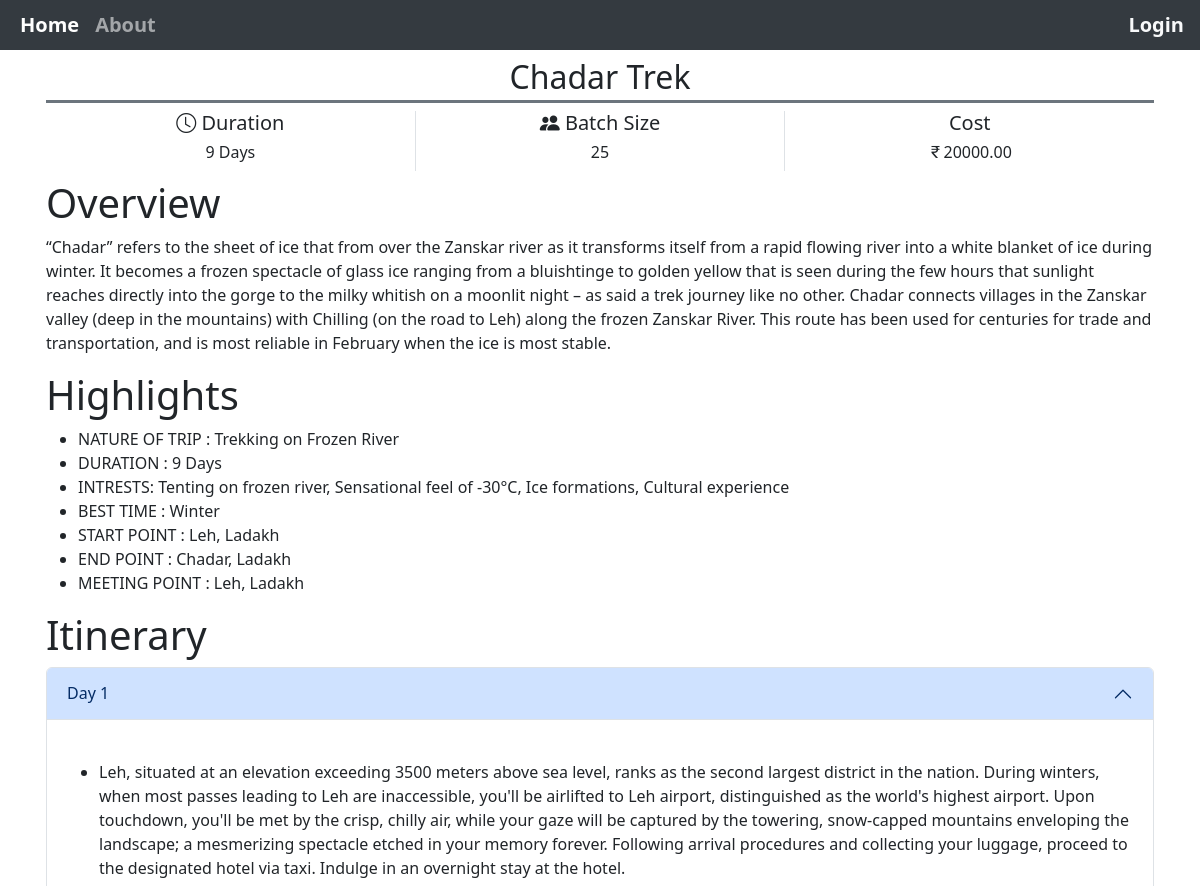
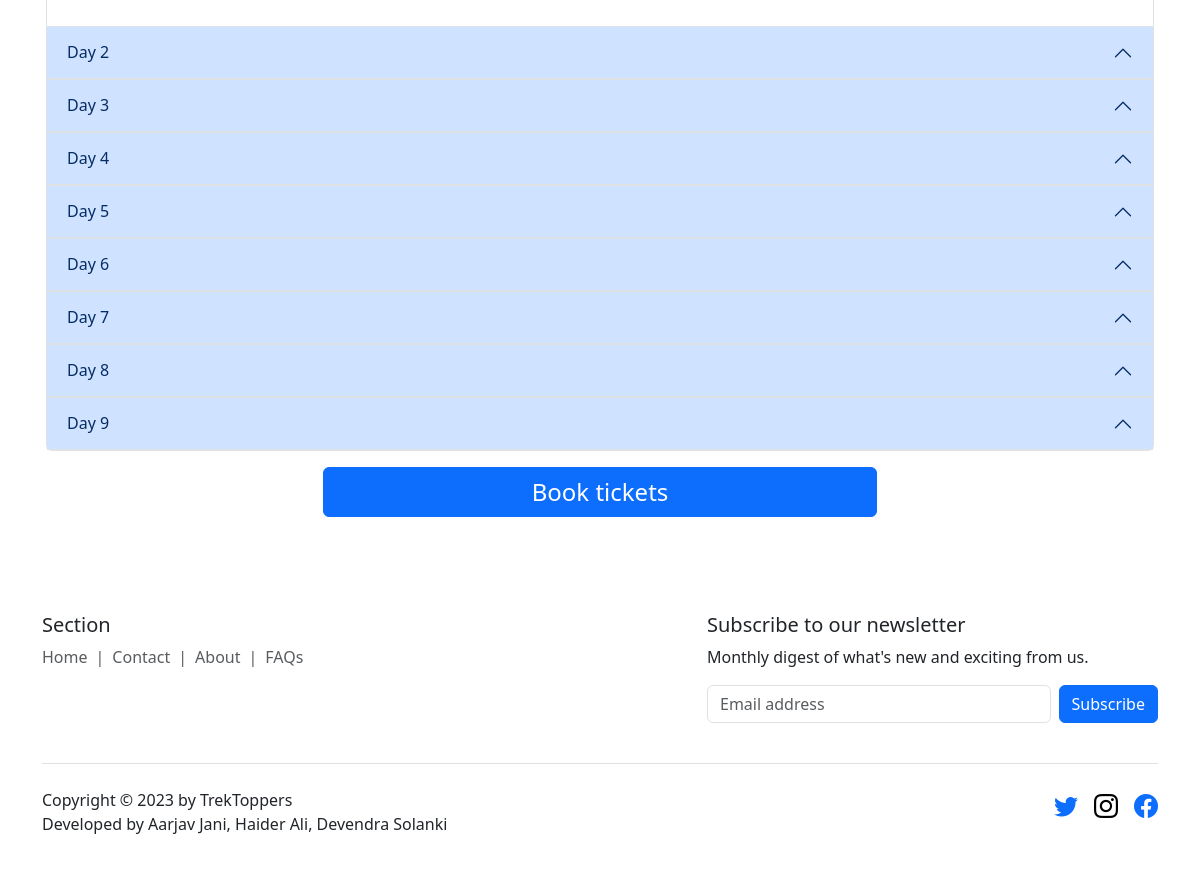
Screenshot of /Chadar-Trek.php with the database file from the repository (2 pictures, top to bottom).
### tables this page shows
CREATE TABLE `highlights` (
  `hsr_no` int(11) NOT NULL,
  `Trip_Nature` varchar(255) DEFAULT NULL,
  `Duration` varchar(20) DEFAULT NULL,
  `Interests` varchar(255) DEFAULT NULL,
  `Best_time` varchar(100) DEFAULT NULL,
  `start_point` varchar(255) DEFAULT NULL,
  `end_point` varchar(255) DEFAULT NULL,
  `meeting_point` varchar(255) DEFAULT NULL,
  `Trek_ID` int(11) DEFAULT NULL
);

CREATE TABLE `trek` (
  `Trek_ID` int(11) NOT NULL,
  `TrekName` varchar(50) DEFAULT NULL,
  `Season` varchar(10) DEFAULT NULL,
  `Start_date` date DEFAULT NULL,
  `End_date` date DEFAULT NULL,
  `Price` decimal(10,2) DEFAULT NULL,
  `Batch_capacity` int(11) DEFAULT NULL,
  `Difficulty_level` varchar(15) DEFAULT NULL,
  `Location` varchar(100) DEFAULT NULL,
  `Overview` text DEFAULT NULL
);

CREATE TABLE `itinerary` (
  `itinerary_id` int(11) NOT NULL,
  `Trek_ID` int(11) DEFAULT NULL,
  `Description` text DEFAULT NULL,
  `Day` int(11) DEFAULT NULL
);

### Chadar-Trek.php (the view, shortened to what this page needs)
<!DOCTYPE html>
<html lang="en">
<head>
  <link href="./node_modules/bootstrap/dist/css/bootstrap.min.css" rel="stylesheet" />
  <link rel="stylesheet" href="https://cdn.jsdelivr.net/npm/bootstrap-icons@1.10.5/font/bootstrap-icons.css" />
  <link rel="stylesheet" href="./style/navbar-link.css">
  <link rel="stylesheet" href="./style/navbar-toggler.css">
  <link rel="stylesheet" href="./style/footer-media-handles.css">
  <?php
  include "./db_connection.php";
  ?>
</head>
<body>
  <nav class="navbar navbar-expand-md sticky-top bg-body-secondary bg-light navbar-light" data-bs-theme="dark">
    <div class="container-fluid">
      <div class="collapse navbar-collapse" id="navbarSupportedContent">
        <ul class="navbar-nav me-auto mb-2 mb-lg-0 fw-bold">
          <li class="nav-item">
            <a class="nav-link fs-5 active" aria-current="page" href="#">Home</a>
          </li>
          <li class="nav-item">
            <a class="nav-link fs-5" href="./about.php">About</a>
          </li>
          <?php
          if ($_SESSION['authentication'] == True) {
            echo '<li class="nav-item position position-fixed end-0 me-2">';
            echo '<a class="nav-link fs-5 link-light" href="./userpage.php">User</a>';
            echo '</li>';
          } else {
            echo '<li class="nav-item position position-fixed end-0 me-2">';
            echo '<a class="nav-link fs-5 link-light" href="./login.php">Login</a>';
            echo '</li>';
          }
          ?>
        </ul>
      </div>
    </div>
  </nav>
  <div class="container p-0 px-3 mb-4">
    <?php
    $query = "SELECT t.TrekName, t.Batch_capacity, t.Price, h.Duration FROM trek t INNER JOIN highlights h ON t.Trek_ID = h.Trek_ID WHERE t.Trek_ID=3";
    $result = mysqli_query($conn, $query);
    $row = mysqli_fetch_assoc($result);
    $TrekName = $row['TrekName'];
    ?>
    <h2 class="border-bottom border-3 border-secondary text-center text-middle mb-0 mt-2 pb-1">
      <?php echo $TrekName; ?>
    </h2>
    <div class="container text-center mb-2 mt-2">
      <div class="row">
        <div class="col">
          <h5><i class="bi bi-clock"></i> Duration</h5>
        </div>
        <div class="col border-start border-end">
          <h5><i class="bi bi-people-fill"></i> Batch Size</h5>
        </div>
        <div class="col">
          <h5>Cost</h5>
        </div>
      </div>
      <div class="row">
        <div class="col">
          <h6><?php echo $row['Duration']; ?></h6>
        </div>
        <div class="col border-start border-end">
          <h6><?php echo $row['Batch_capacity']; ?></h6>
        </div>
        <div class="col">
          <h6><i class="bi bi-currency-rupee"></i><?php echo $row['Price']; ?></h6>
        </div>
      </div>
    </div>
    <div id="carousel" class="carousel slide" data-bs-ride="carousel">
      <button class="carousel-control-prev" type="button" data-bs-target="#carousel" data-bs-slide="prev">
        <span class="carousel-control-prev-icon" aria-hidden="true"></span>
      </button>
      <button class="carousel-control-next" type="button" data-bs-target="#carousel" data-bs-slide="next">
        <span class="carousel-control-next-icon" aria-hidden="true"></span>
      </button>
    </div>
    <h1 class="display-6">Overview</h1>
    <?php
    $sql = "SELECT Overview from Trek where Trek_ID=3";
    $result = mysqli_query($conn, $sql);
    if ($result) {
      $row = mysqli_fetch_assoc($result);
    }
    ?>
    <p><?php echo $row['Overview'] ?>
    </p>
    <h1 class="display-6">Highlights</h1>
    <?php
    $sql = "SELECT Trip_Nature, Duration, Interests, Best_time, start_point, end_point, meeting_point from highlights where Trek_ID=3";
    $result = mysqli_query($conn, $sql);
    if ($result) {
      $row = mysqli_fetch_assoc($result);
    }
    ?>
    <ul>
      <li>NATURE OF TRIP : <?php echo $row['Trip_Nature'] ?></li>
      <li>DURATION : <?php echo $row['Duration'] ?></li>
      <li>
        INTRESTS: <?php echo $row['Interests'] ?>
      </li>
      <li>BEST TIME : <?php echo $row['Best_time'] ?></li>
      <li>START POINT : <?php echo $row['start_point'] ?></li>
      <li>END POINT : <?php echo $row['end_point'] ?></li>
      <li>MEETING POINT : <?php echo $row['meeting_point'] ?></li>
    </ul>
    <h1 class="display-6">Itinerary</h1>
    <div class="accordion" id="accordionExample">
      <?php
      $sql = "SELECT * FROM itinerary where Trek_ID=3";
      $result = mysqli_query($conn, $sql);
      if (mysqli_num_rows($result) > 0) {
        $counter = 1;
        while ($row = mysqli_fetch_assoc($result)) {
          $collapseId = 'collapse_' . $counter;
          $ariaControls = 'accordion_' . $counter;
          echo '<div class="accordion-item">';
          echo '<h2 class="accordion-header">';
          echo '<button class="accordion-button" type="button" data-bs-toggle="collapse" data-bs-target="#' . $collapseId . '" aria-expanded="false" aria-controls="' . $ariaControls . '">';
          echo 'Day ' . $row["Day"];
          echo '</button>';
          echo '</h2>';
          echo '<div id="' . $collapseId . '" class="accordion-collapse collapse';
          if ($counter === 1) {
            echo ' show';
          }
          echo '" data-bs-parent="#accordionExample">';
          echo '<div class="accordion-body">';
          echo '<ul class="">';
          echo '<li>' . $row["Description"] . '</li>';
          echo '</ul>';
          echo '</div></div></div>';
          $counter++;
        }
      }
      ?>
    </div>
    <div class="d-grid gap-2 col-6 mx-auto mb-5 mt-3">
      <button class="btn btn-primary fs-4" type="button" data-bs-toggle="modal" data-bs-target="#DateModal">Book
        tickets</button>
    </div>
  </div>
  <div class="container">
    <footer class="py-5">
      <div class="row">
        <div class="col-md-6 mb-3">
          <h5>Section</h5>
          <nav style="--bs-breadcrumb-divider: '|';" aria-label="breadcrumb">
            <ol class="breadcrumb">
              <li class="breadcrumb-item">
                <a href="./index.php" class="text-body-secondary link-underline link-underline-opacity-0">Home</a>
              </li>
              <li class="breadcrumb-item">
                <a href="./contact.php" class="text-body-secondary link-underline link-underline-opacity-0">Contact</a>
              </li>
              <li class="breadcrumb-item">
                <a href="./about.php" class="text-body-secondary link-underline link-underline-opacity-0">About</a>
              </li>
              <li class="breadcrumb-item">
                <a href="#" class="text-body-secondary link-underline link-underline-opacity-0">FAQs</a>
              </li>
            </ol>
          </nav>
        </div>
        <div class="col-md-5 offset-md-1 mb-3">
          <form>
            <h5>Subscribe to our newsletter</h5>
            <p>Monthly digest of what's new and exciting from us.</p>
            <div class="d-flex flex-column flex-sm-row w-100 gap-2">
              <input id="newsletter1" type="text" class="form-control" placeholder="Email address">
              <button class="btn btn-primary" type="button">Subscribe</button>
            </div>
          </form>
        </div>
      </div>
      <div class="d-flex flex-column flex-sm-row justify-content-between py-4 my-4 border-top">
        <div class="col-md-6">
          Copyright © 2023 by TrekToppers <br>
          Developed by Aarjav Jani, Haider Ali, Devendra Solanki
        </div>
        <div class="col-md-6 position-relative">
          <ul class="list-unstyled d-flex position-absolute end-0 left-on-small">
            <li class="ms-3">
              <a class="link-body-emphasis" href="#">
                <i class="bi bi-twitter text-primary fs-4 inc-fs-on-small"></i>
              </a>
            </li>
            <li class="ms-3">
              <a class="link-body-emphasis" href="#">
                <i class="bi bi-instagram fs-4 inc-fs-on-small"></i>
              </a>
            </li>
            <li class="ms-3">
              <a class="link-body-emphasis" href="#">
                <i class="bi bi-facebook text-primary fs-4 inc-fs-on-small"></i>
              </a>
            </li>
          </ul>
        </div>
      </div>
    </footer>
  </div>
</body>
</html>

### style/navbar-link.css (style rules this page uses)
a.nav-link { text-transform: capitalize; text-decoration: none; display: inline-block; padding: 2px 9px; position: relative; }
a.nav-link:after { background: none repeat scroll 0 0 transparent; bottom: 0; content: ""; display: block; height: 2px; left: 50%; position: absolute; background: white; transition: width 0.3s ease 0s, left 0.3s ease 0s; width: 0; }

### rows the page displays
highlights: Trek_ID.TrekName "Chadar Trek", Duration "9 Days", Trek_ID.Batch_capacity "25", Trek_ID.Price "20000.00", Trip_Nature "Trekking on Frozen River", Interests "Tenting on frozen river, Sensational feel of -30°C, Ice formations, Cultural experience", Best_time "Winter", start_point "Leh, Ladakh", end_point "Chadar, Ladakh", meeting_point "Leh, Ladakh"
trek: Overview "“Chadar” refers to the sheet of ice that from over the Zanskar river as it transforms itself from a rapid flowing river into a white blanket of ice during winter. It becomes a frozen spectacle of glass ice ranging from a bluishtinge to golden yellow that is seen during the few hours that sunlight reaches directly into the gorge to the milky whitish on a moonlit night – as said a trek journey like no other. Chadar connects villages in the Zanskar valley (deep in the mountains) with Chilling (on the road to Leh) along the frozen Zanskar River. This route has been used for centuries for trade and transportation, and is most reliable in February when the ice is most stable."
itinerary: Day "1", Description "Leh, situated at an elevation exceeding 3500 meters above sea level, ranks as the second largest district in the nation. During winters, when most passes leading to Leh are inaccessible, you'll be airlifted to Leh airport, distinguished as the world's highest airport. Upon touchdown, you'll be met by the crisp, chilly air, while your gaze will be captured by the towering, snow-capped mountains enveloping the landscape; a mesmerizing spectacle etched in your memory forever. Following arrival procedures and collecting your luggage, proceed to the designated hotel via taxi. Indulge in an overnight stay at the hotel."
itinerary: Day "2"
itinerary: Day "3"
itinerary: Day "4"
itinerary: Day "5"
itinerary: Day "6"
itinerary: Day "7"
itinerary: Day "8"
itinerary: Day "9"
